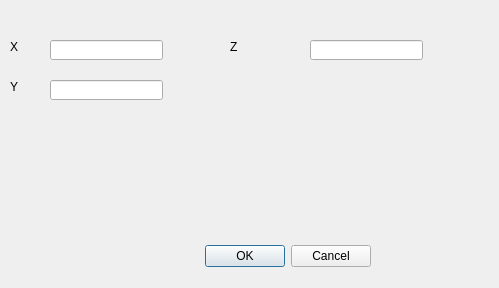
<?xml version="1.0" encoding="UTF-8"?>
<ui version="4.0">
 <class>InputDialog</class>
 <widget class="QDialog" name="InputDialog">
  <property name="geometry">
   <rect>
    <x>0</x>
    <y>0</y>
    <width>499</width>
    <height>288</height>
   </rect>
  </property>
  <property name="windowTitle">
   <string>Dialog</string>
  </property>
  <widget class="QDialogButtonBox" name="buttonBox">
   <property name="geometry">
    <rect>
     <x>30</x>
     <y>240</y>
     <width>341</width>
     <height>32</height>
    </rect>
   </property>
   <property name="orientation">
    <enum>Qt::Horizontal</enum>
   </property>
   <property name="standardButtons">
    <set>QDialogButtonBox::Cancel|QDialogButtonBox::Ok</set>
   </property>
  </widget>
  <widget class="QLineEdit" name="mXLE">
   <property name="geometry">
    <rect>
     <x>50</x>
     <y>40</y>
     <width>113</width>
     <height>20</height>
    </rect>
   </property>
  </widget>
  <widget class="QLineEdit" name="mYLE">
   <property name="geometry">
    <rect>
     <x>50</x>
     <y>80</y>
     <width>113</width>
     <height>20</height>
    </rect>
   </property>
  </widget>
  <widget class="QLineEdit" name="mZLE">
   <property name="geometry">
    <rect>
     <x>310</x>
     <y>40</y>
     <width>113</width>
     <height>20</height>
    </rect>
   </property>
  </widget>
  <widget class="QLabel" name="label">
   <property name="geometry">
    <rect>
     <x>10</x>
     <y>40</y>
     <width>47</width>
     <height>13</height>
    </rect>
   </property>
   <property name="text">
    <string>X</string>
   </property>
  </widget>
  <widget class="QLabel" name="label_2">
   <property name="geometry">
    <rect>
     <x>10</x>
     <y>80</y>
     <width>47</width>
     <height>13</height>
    </rect>
   </property>
   <property name="text">
    <string>Y</string>
   </property>
  </widget>
  <widget class="QLabel" name="label_3">
   <property name="geometry">
    <rect>
     <x>230</x>
     <y>40</y>
     <width>47</width>
     <height>13</height>
    </rect>
   </property>
   <property name="text">
    <string>Z</string>
   </property>
  </widget>
 </widget>
 <resources/>
 <connections>
  <connection>
   <sender>buttonBox</sender>
   <signal>accepted()</signal>
   <receiver>InputDialog</receiver>
   <slot>accept()</slot>
   <hints>
    <hint type="sourcelabel">
     <x>248</x>
     <y>254</y>
    </hint>
    <hint type="destinationlabel">
     <x>157</x>
     <y>274</y>
    </hint>
   </hints>
  </connection>
  <connection>
   <sender>buttonBox</sender>
   <signal>rejected()</signal>
   <receiver>InputDialog</receiver>
   <slot>reject()</slot>
   <hints>
    <hint type="sourcelabel">
     <x>316</x>
     <y>260</y>
    </hint>
    <hint type="destinationlabel">
     <x>286</x>
     <y>274</y>
    </hint>
   </hints>
  </connection>
 </connections>
</ui>
